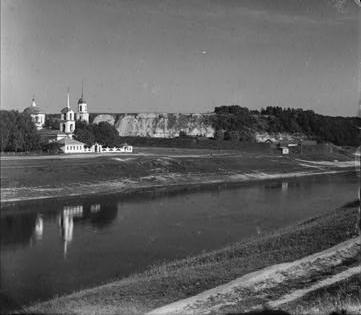
%> input picture 1st Exercise Round/Matlab/Images/00125v_R.jpg, 361 x 315 px
$ octave --eval "main;"   (GNU Octave 9; MATLAB toolbox functions it lacks are replaced by stand-ins)
%> lines starting %> are read from the running program, lines starting %| are printed output that depends on the picture
### 1st Exercise Round/Matlab/LoadRGBGlassPlateScans.m
function [R G B] = LoadRGBGlassPlateScans( imageName )

%Function that loads the RGB Glass Plate scans from the folder images
% Authors
%   * David Pfahler
% Input
%  imageName: The name of the image file
% Output
%   R,G,B: The 3 image files as matrices
% Example:
%   [R G B] = LoadRGBGlassPlateScans( 'image name' );

RGB_names = {'_R';'_G';'_B'};
RGB = cell(3,1);

for i = 1:3
   fullPath = sprintf('Images/%s%s.jpg',cell2mat(imageName),cell2mat(RGB_names(i)));
   RGB(i) = {imread(fullPath)};
end

R = cell2mat(RGB(1));
%> R is the input picture: size 315x361 uint8; min 0, max 255, mean 97.4
G = cell2mat(RGB(2));
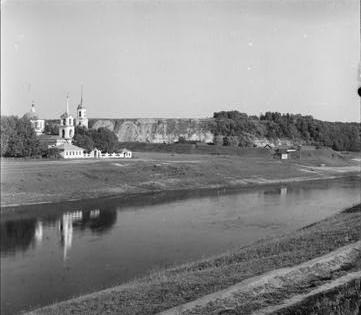
%> G: size 315x361 uint8; min 0, max 255, mean 141.3
B = cell2mat(RGB(3));
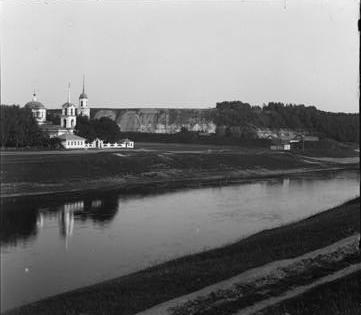
%> B: size 315x361 uint8; min 0, max 255, mean 118.9

end

### 1st Exercise Round/Matlab/FasterAlignWithNCCMetric.m
function I_aligned = FasterAlignWithNCCMetric( I_1 , I_2 , SearchSize)
%> called with SearchSize = 15

%Function that tries to align the second image to the first by using the
%NCC Metric and the specified kernel size.
% Authors
%   * David Pfahler
% Input
%  I_1: The base image which I_2 gets aligned to
%  I_2: The image that gets aligned with I_1 must have the same size
%  SearchSize: The distance to seachrch for possible displacements of I_1 and I_2
% Output
%   I_aligned: The aligned I_2 image
% Example:
%   I_aligned = AlignWithNCCMetric( I_1 , I_2 , KernelSize)

% determining the maximum level of a pyramid by the maximum of the size
MaximumLevelByImageSize = ceil( log2( max( size( I_2 )) ) );
%> MaximumLevelByImageSize = 9

% The search size gets divided by 2 for every pyramid we have. So we only
% can have maximum logarithmus dualis of the search size image pyramids.
MaximumLevelBySearchSize = ceil(log2(SearchSize));

% Actually the search size should never be greater than the image size. But
% just for beeing sure...
NumPyramids = min(MaximumLevelByImageSize,MaximumLevelBySearchSize);
%> NumPyramids = 4

% The SearchSize gets set to 1 because of the above assumptions
SearchSize = 1;

% Create the pyramids cell array
c_Pyramids = cell(NumPyramids,2);
%> c_Pyramids = {[], [], [], [], [], [], [], []}
c_Pyramids(1,1) = {I_1};
c_Pyramids(1,2) = {I_2};

% Create pyramids for the Image 1 and 2 (-1 because the first image is
% already in the pyramid
for i = 1:NumPyramids-1
    c_Pyramids(i+1,1) = {impyramid(cell2mat(c_Pyramids(i,1)), 'reduce')};
    c_Pyramids(i+1,2) = {impyramid(cell2mat(c_Pyramids(i,2)), 'reduce')};
end

% This is the shift the I_2 image will get shifted after the calculation
FinShift = [0 0];

% Iterate from the smallest image to the biggest and on each iteration
% get a better result for the final shift
for i = NumPyramids:-1:1

    % calculate the best match shift for the image pyramid for the base
    % image of the same image pyramid level and adjust this value with the
    % previous calculated shift time two because the shift comes from a
    % lower pyrimd level
    FinShift = AlignWithNCCMetric( ...
        cell2mat(c_Pyramids(i,1)), ...
        cell2mat(c_Pyramids(i,2)), ...
        SearchSize, ...
        FinShift * 2);
end

% Align the output Image with the sum of the multiplied shifts
I_aligned = circshift( I_2  , FinShift);

end

### 1st Exercise Round/Matlab/AlignWithNCCMetric.m
function [BestMatchCircShift, BestMatchMetric] = AlignWithNCCMetric( I_1 , I_2 , SearchSize, SearchOffset)

%Function that tries to align the second image to the first by using the
%NCC Metric and the specified kernel size.
% Authors
%   * David Pfahler
% Input
%  I_1: The base image which I_2 gets aligned to
%  I_2: The image that gets aligned with I_1
%  SearchSize: The distance to seachrch for possible displacements of I_1 and I_2
%  SearchOffset: The offset where the search should get started from each
%  pixel. Default = [0 0]
% Output
%   BestMatchCircShift: The shift that the image I_2 has to get to get
%   aligned to I_1
%   BestMatchMetric: The Value of the metric the higher the better.
% Example:
%   BestMatchCircShift = AlignWithNCCMetric( I_1 , I_2 , KernelSize)
%   BestMatchCircShift = AlignWithNCCMetric( I_1 , I_2 , KernelSize, [offsetX offsetY])
%   I_aligned = circshift( I_2 , BestMatchCircShift );

if nargin < 4
    SearchOffset = [0 0];
end
BestMatchMetric = 0;
BestMatchCircShift = SearchOffset;

% Filter the image with the laplacian of the gaussion before calculating
% the metric to get better features
 h = fspecial('log');
 I_FILTERED_1 = imfilter(I_1,h);
 I_FILTERED_2 = imfilter(I_2,h);

for i = SearchOffset(1)-SearchSize:SearchOffset(1)+SearchSize
   for j = SearchOffset(2)-SearchSize:SearchOffset(2)+SearchSize
       I_2_Shifted = circshift(I_2,[i j]);
        I_FILTERED_2_Shifted = circshift(I_FILTERED_2,[i j]);
       % metric that calculates how good the image is aligned
       MatchMetric = corr2(I_1,I_2_Shifted) + corr2(I_FILTERED_1,I_FILTERED_2_Shifted);
%       MatchMetric = corr2(I_1,I_2_Shifted);
       % update best match if it is better
       if MatchMetric > BestMatchMetric
           BestMatchMetric = MatchMetric;
           BestMatchCircShift = [i j];
       end
   end
end
end

### 1st Exercise Round/Matlab/run_task_colorizing.m
function run_task_colorizing()
%Function that starts the code for the Assignment 1: Colorizing Images
% Authors
%   * David Pfahler
%   * Matthias Gusenbauer
%   * Robin Melan

%% initialization
%constant array with names of the images (each image has 3 images in the
%containing folder which are not aligned (RGB)
imageNames = {'00125v','00149v','00153v','00351v','00398v','01112v','00882a'};
SearchSize = 15;

for imageName = imageNames
    %% load images

    [R, G, B] = LoadRGBGlassPlateScans(imageName);

    %% align images automatically
    % Take time
    tic;

    G_aligned = FasterAlignWithNCCMetric(R,G,SearchSize);
    B_aligned = FasterAlignWithNCCMetric(R,B,SearchSize);
%> call 2 of FasterAlignWithNCCMetric, with SearchSize = 15
%> in FasterAlignWithNCCMetric (call 2), `I_aligned = circshift( I_2  , FinShift);`:
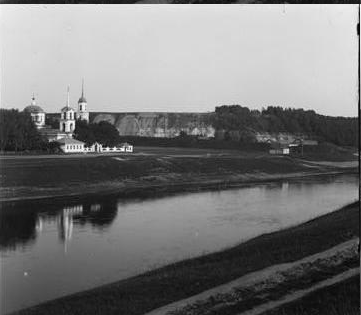
%> I_aligned: size 315x361 uint8; min 0, max 255, mean 118.9; mean of the top-left, top-right, bottom-left and bottom-right quarters 170.6, 163.6, 73.2, 68.6
    R_aligned = R;

    elapsedTimeFast = num2str(toc);

    %% combine and display them
    RGB = cat(3, R_aligned, G_aligned, B_aligned);
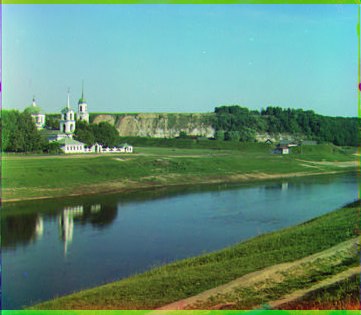
%> RGB: size 315x361x3 uint8; mean R, G, B 97.4, 141.3, 118.9
    figure;
    imshow(RGB);

    % align images automatically
    % Take time
     tic

     BestMatchCircShift = AlignWithNCCMetric(R,G,SearchSize);
%> in AlignWithNCCMetric (call 9), `I_FILTERED_1 = imfilter(I_1,h);`:
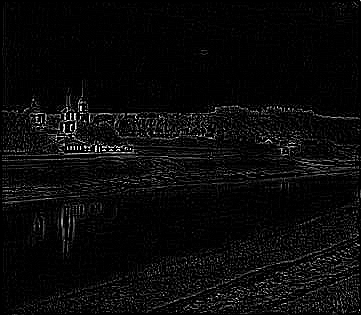
%> I_FILTERED_1: size 315x361 uint8; min 0, max 255, mean 10.1
    	G_aligned = circshift( G , BestMatchCircShift );

     BestMatchCircShift = AlignWithNCCMetric(R,B,SearchSize);
%> in AlignWithNCCMetric (call 10), `I_FILTERED_2 = imfilter(I_2,h);`:
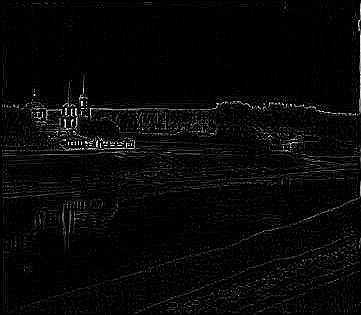
%> I_FILTERED_2: size 315x361 uint8; min 0, max 255, mean 7.2
    	B_aligned = circshift( B , BestMatchCircShift );

     R_aligned = R;

     elapsedTimeSimple = num2str(toc);

     % combine and display them
     RGB2 = cat(3, R_aligned, G_aligned, B_aligned);

%     figure;
%     imshow(RGB2);

     %% Save new Image with and without Correlation for the Report

     imageWithCorrBonus = RGB;
     imageWithCorr      = RGB2;
     imageWithoutCorr   = cat(3, R, G, B);
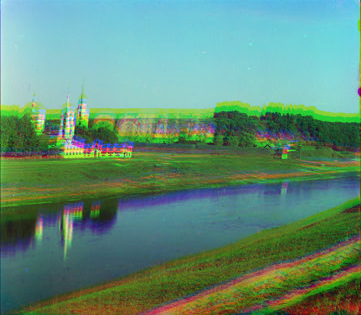
%> imageWithoutCorr: size 315x361x3 uint8; mean R, G, B 97.4, 141.3, 118.9; mean of the top-left, top-right, bottom-left and bottom-right quarters 161.2, 148.6, 82.1, 85.2
%> the run ends on the next line
     SaveRGBImagesForReport(imageName, imageWithoutCorr, imageWithCorr, imageWithCorrBonus, elapsedTimeSimple, elapsedTimeFast);

end

end

### 1st Exercise Round/Matlab/main.m
function main()
%Main Function that starts all the code for the Exercise 1
% Authors
%   * David Pfahler
%   * Matthias Gusenbauer
%   *
    run_task_colorizing();
    run_task_image_segmentation();
    run_task_blob_detection();
end
